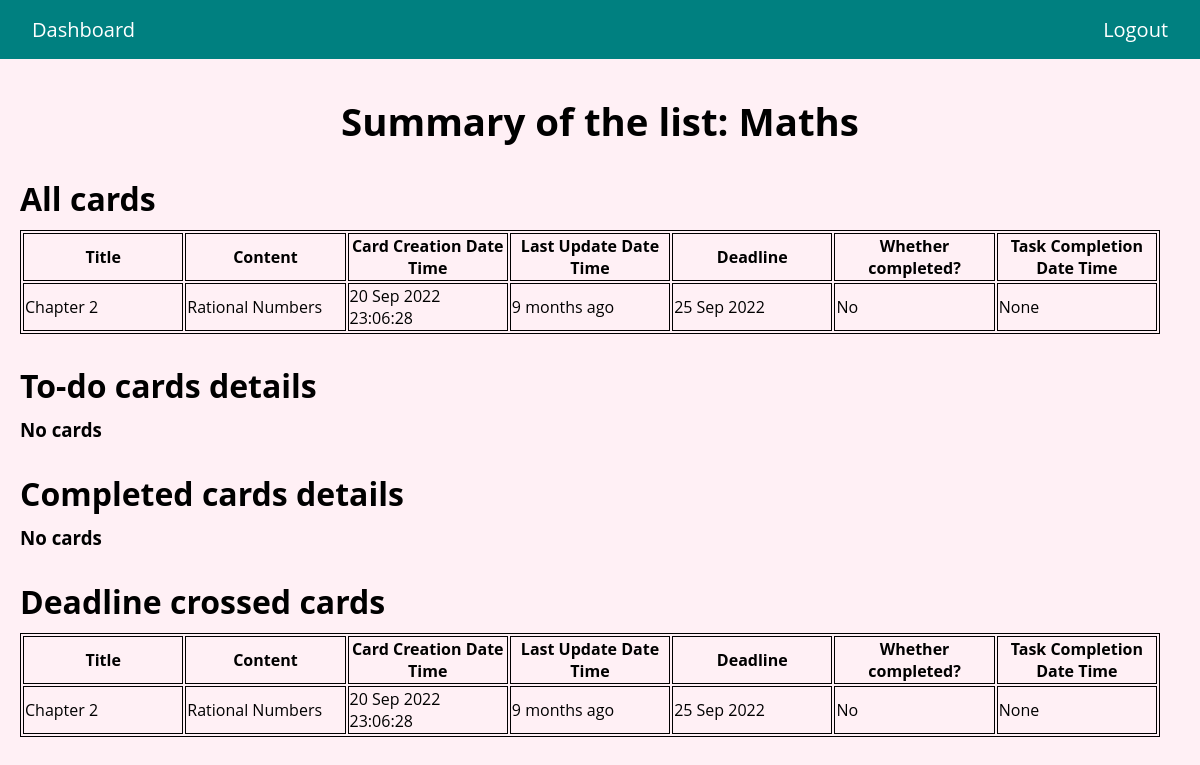
Screenshot of /cards/3 (signed in) with the database file from the repository.
### app.py (models this page shows)
class List(db.Model):
    list_id = db.Column(db.Integer(), primary_key = True)
    list_name = db.Column(db.Integer(), nullable = False)
    user_id = db.Column(db.Integer(), db.ForeignKey('user.user_id'),nullable = False)
    cards = db.relationship('Card', backref ='list', cascade ="all, delete")

class Card(db.Model):
    card_id = db.Column(db.Integer(), primary_key = True)
    title = db.Column(db.Text(), nullable = False)
    content = db.Column(db.Text(), nullable = False)
    creation_date = db.Column(db.DateTime(), nullable=False)
    last_update = db.Column(db.DateTime(), nullable=False)
    completion_date = db.Column(db.Date(), nullable = False)
    flag = db.Column(db.Boolean(), nullable= True)
    task_completed = db.Column(db.DateTime())
    list_belongs_to = db.Column(db.Integer(), db.ForeignKey('list.list_id'), nullable= False)

### app.py (the view)
@app.route('/cards/<int:list_id>', methods=['GET','POST'])
@login_required
def card_dashboard(list_id):
    cards = Card.query.filter_by(list_belongs_to = list_id).all()
    list = List.query.get(list_id)
    to_do = []
    pending = []
    complete = []
    if cards != []:
        for i in cards:
            if i.completion_date >= date.today() and i.flag == False:
                to_do.append(i)
            elif i.completion_date <= date.today() and i.flag == False:
                    pending.append(i)
            else:
                complete.append(i)
        return render_template('card_dashboard.html', card = cards, list = list,to_do = to_do, pending = pending, complete = complete)
    else:
        flash("List is empty!")
        return redirect(url_for('dashboard'))

### app.py (called while the page is built)
@login_manager.user_loader
def load_user(user_id):
    return User.query.get(int(user_id))

### templates/card_dashboard.html (shortened to what this page needs)
<!DOCTYPE html>
<html lang="en">
<head>
    <link rel="stylesheet" href="../../static/card_dashboard.css">
</head>
<body>
    <header>
        <div class="nav">
            <ul class="navbar">
                <li class="item">
                    <a href="/dashboard">Dashboard</a>
                </li>
                <li class="item">
                    <a href="/logout">Logout</a><br>
                </li>
            </ul>
        </div>
    </header>
    <main>
        <div class="head">
            <h1>Summary of the list: {{list.list_name}}</h1>
        </div>
        <div class="car">
            <h1>All cards</h1>
        </div>
        <div class="all_cards">
            {% if card | length !=0 %}
            <table id="cards">
                <tr>
                    <th>Title</th>
                    <th>Content</th>
                    <th>Card Creation Date Time</th>
                    <th>Last Update Date Time</th>
                    <th>Deadline</th>
                    <th>Whether completed?</th>
                    <th>Task Completion Date Time</th>
                </tr>
                {% for cards in card %}
                <tr>
                    <td>{{cards.title}}</td>
                    <td>{{cards.content}}</td>
                    <td>{{cards.creation_date.strftime("%d %b %Y %H:%M:%S")}}</td>
                    <td>
                        {{moment(cards.last_update, "YYYY-MM-DD").fromNow(refresh=true)}}
                    </td>
                    <td>{{cards.completion_date.strftime('%d %b %Y')}}</td>
                    <td>
                        {% if cards.flag == true %}
                        Yes
                        {%else%}
                        No
                        {%endif%}
                    </td>
                    <td>
                        {% if cards.task_completed is none %}
                            {{cards.task_completed}}
                        {%else%}
                        {{cards.task_completed.strftime("%d %b %Y %H:%M:%S")}}
                        {%endif%}
                    </td>
                </tr>
                {%endfor%}
            </table>
            {%else%}
                <h3>No cards <h3>
            {%endif%}
        </div>
        <div class="car">
            <h1>To-do cards details</h1>
        </div>
        <div class="to_do">
            {% if to_do | length !=0 %}
            <table id="to_do">
                <tr>
                    <th>Title</th>
                    <th>Content</th>
                    <th>Card Creation Date Time</th>
                    <th>Last Update Date Time</th>
                    <th>Deadline</th>
                    <th>Whether completed?</th>
                    <th>Task Completion Date Time</th>
                </tr>
                {% for cards in to_do %}
                <tr>
                    <td>{{cards.title}}</td>
                    <td>{{cards.content}}</td>
                    <td>{{cards.creation_date.strftime("%d %b %Y %H:%M:%S")}}</td>
                    <td>
                        {{ moment.include_moment() }}
                        {{moment(cards.last_update, "YYYY-MM-DD").fromNow(refresh=true)}}
                    </td>
                    <td>{{cards.completion_date.strftime('%d %b %Y')}}</td>
                    <td>
                        {% if cards.flag == true %}
                        Yes
                        {%else%}
                        No
                        {%endif%}
                    </td>
                    <td>
                        {% if cards.task_completed is none %}
                            {{cards.task_completed}}
                        {%else%}
                        {{cards.task_completed.strftime("%d %b %Y %H:%M:%S")}}
                        {%endif%}
                    </td>
                </tr>
                {%endfor%}
            </table>
            {%else%}
                <h3>No cards <h3>
            {%endif%}
        </div>
        <div class="car">
            <h1>Completed cards details</h1>
        </div>
        <div class="complete">
            {% if complete | length !=0 %}
            <table id="complete">
                <tr>
                    <th>Title</th>
                    <th>Content</th>
                    <th>Card Creation Date Time</th>
                    <th>Last Update Date Time</th>
                    <th>Deadline</th>
                    <th>Whether completed?</th>
                    <th>Task Completion Date Time</th>
                </tr>
                {% for cards in complete %}
                <tr>
                    <td>{{cards.title}}</td>
                    <td>{{cards.content}}</td>
                    <td>{{cards.creation_date.strftime("%d %b %Y %H:%M:%S")}}</td>
                    <td>
                        {{ moment.include_moment() }}
                        {{moment(cards.last_update, "YYYY-MM-DD").fromNow(refresh=true)}}
                    </td>
                    <td>{{cards.completion_date.strftime('%d %b %Y')}}</td>
                    <td>
                        {% if cards.flag == true %}
                        Yes
                        {%else%}
                        No
                        {%endif%}
                    </td>
                    <td>
                        {% if cards.task_completed is none %}
                            {{cards.task_completed}}
                        {%else%}
                        {{cards.task_completed.strftime("%d %b %Y %H:%M:%S")}}
                        {%endif%}
                    </td>
                </tr>
                {%endfor%}
            </table>
            {%else%}
                <h3>No cards <h3>
            {%endif%}
        </div>
        <div class="car">
            <h1>Deadline crossed cards</h1>
        </div>
        <div class="pending">
            {% if pending | length !=0 %}
            <table id="pending">
                <tr>
                    <th>Title</th>
                    <th>Content</th>
                    <th>Card Creation Date Time</th>
                    <th>Last Update Date Time</th>
                    <th>Deadline</th>
                    <th>Whether completed?</th>
                    <th>Task Completion Date Time</th>
                </tr>
                {% for cards in pending %}
                <tr>
                    <td>{{cards.title}}</td>
                    <td>{{cards.content}}</td>
                    <td>{{cards.creation_date.strftime("%d %b %Y %H:%M:%S")}}</td>
                    <td>
                        {{moment(cards.last_update, "YYYY-MM-DD, h:mm:ss").fromNow(refresh=true)}}
                    </td>
                    <td>{{cards.completion_date.strftime('%d %b %Y')}}</td>
                    <td>
                        {% if cards.flag == true %}
                        Yes
                        {%else%}
                        No
                        {%endif%}
                    </td>
                    <td>
                        {% if cards.task_completed is none %}
                            {{cards.task_completed}}
                        {%else%}
                        {{cards.task_completed.strftime("%d %b %Y %H:%M:%S")}}
                        {%endif%}
                    </td>
                </tr>
                {%endfor%}
            </table>
            {% else %}
            <h3>No cards <h3>
            {%endif%}
        </div>
    </main>
</body>

### static/card_dashboard.css (style rules this page uses)
* { margin: 0; }
body { display:flex; flex-direction: column; min-height: 100vh; font-family: "Open Sans"; background-color: lavenderblush; margin-top: 5rem; }
main { position: relative; height: 100vh; width: 100%; }
header { background-color: teal; }
.navbar { box-shadow: 0px 0px 10px var(--clr-grey200); margin: 0 0 0 0; padding: 1rem 0rem; border-radius:round-radius; display: flex; justify-content: flex-end; align-items: center; font-size: 20px; overflow: hidden; position: fixed; width: 100%; background-color: teal; z-index: 1; top: 0; }
.item { list-style: none; margin-right: 2rem; }
.item a { text-decoration: none; color: white; }
.item:first-child { margin-right: auto; margin-left: 2rem; }
.pending { padding-bottom: 70px; }
.head { text-align: center; font-size: larger; margin-top: 15px; }
.car { text-align: left; margin-left: 20px; margin-top: 30px; margin-bottom: 10px; }
h3 { margin-left: 20px; }
table { border: 1px solid black; margin-left: 20px; min-width: 95%; max-width:95%; word-wrap: normal; }
th, td { border: 1px solid black; width: 100px; }

### rows the page displays
List: list_name "Maths"
Card: title "Chapter 2", content "Rational Numbers", creation_date "20 Sep 2022 23:06:28", last_update "9 months ago", completion_date "25 Sep 2022", flag "No", task_completed "None"
